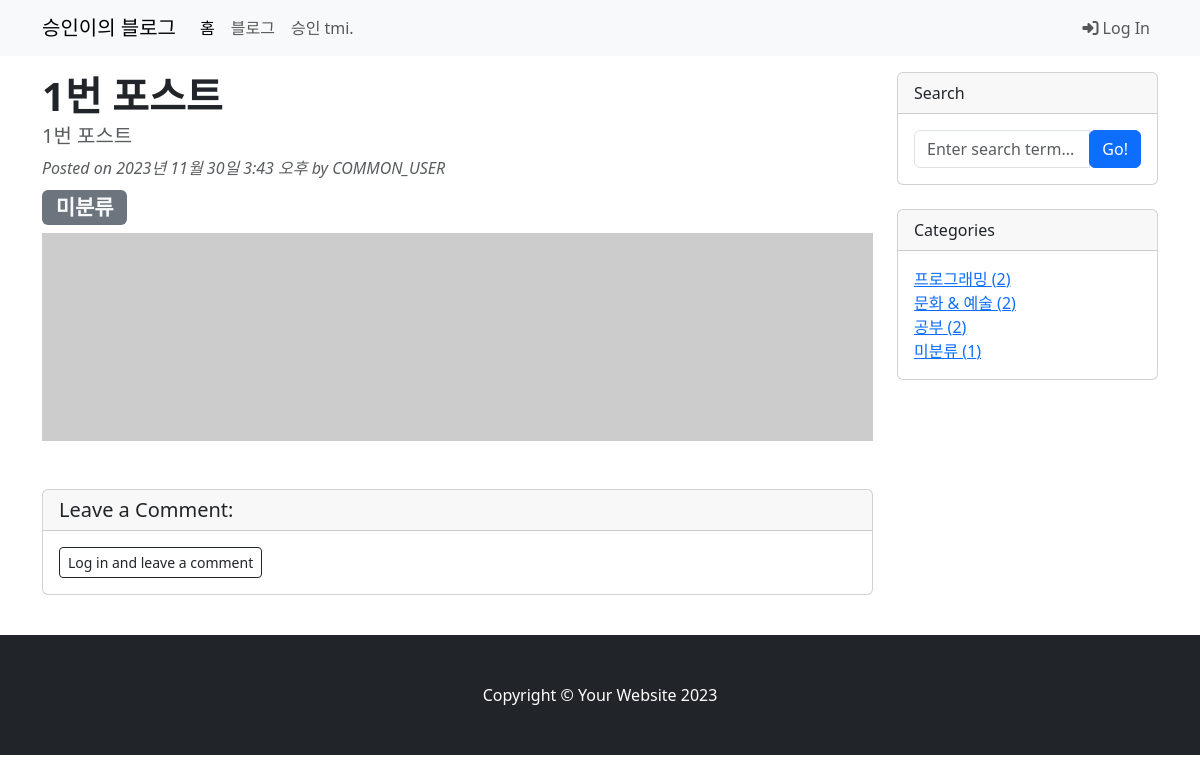
Page /blog/7/ on the earlier database version.
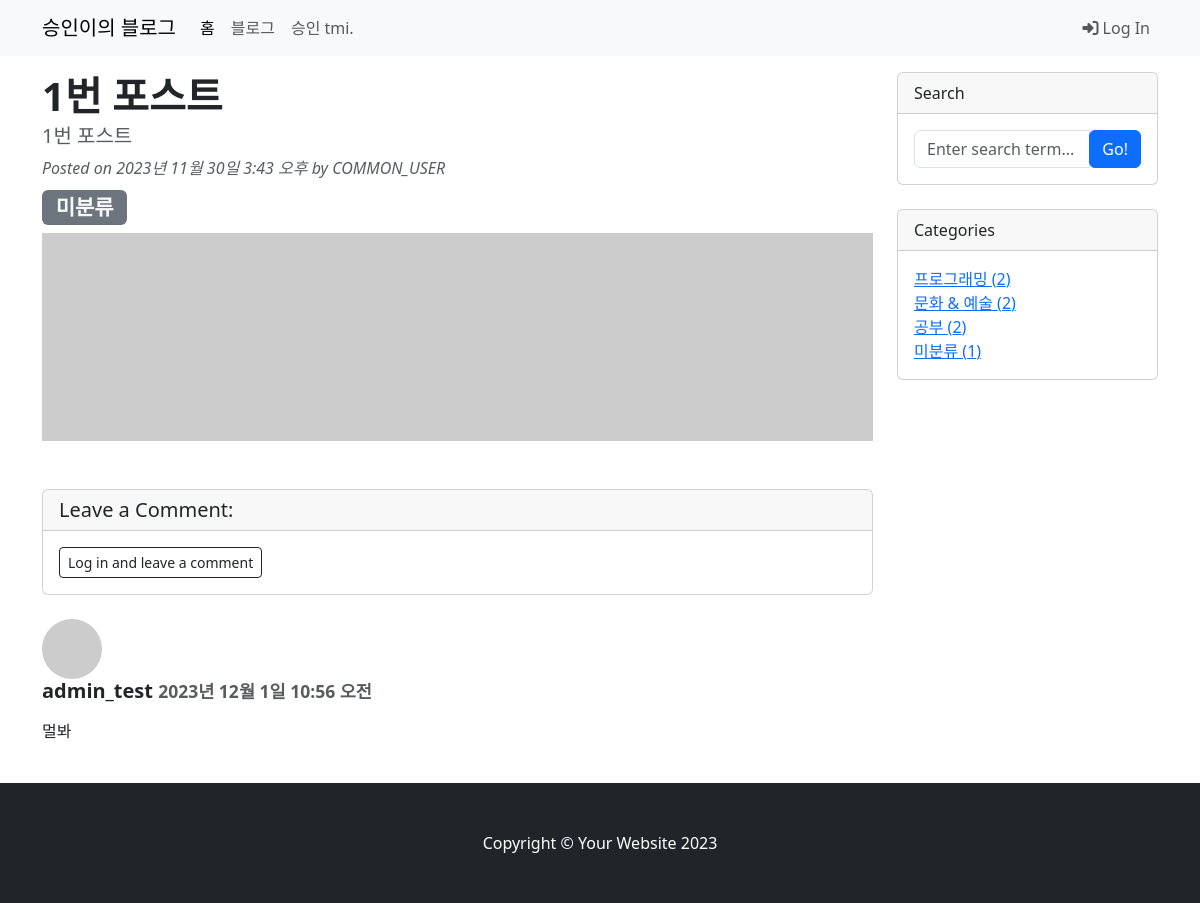
Same page on the later database version.
### blog/models.py (models this page shows, shortened)
class Category(models.Model):
    name = models.CharField(max_length=50, unique=True)
    slug = models.SlugField(max_length=200, unique=True, allow_unicode=True)
    def __str__(self):
        return self.name
    def get_absolute_url(self):
        return f"/blog/category/{self.slug}/"
    class Meta:
        verbose_name_plural = "Categories"

class Comment(models.Model):
    post = models.ForeignKey(Post, on_delete=models.CASCADE)
    author = models.ForeignKey(User, on_delete=models.CASCADE)
    content = models.TextField()
    created_at = models.DateTimeField(auto_now_add=True)
    modified_at = models.DateTimeField(auto_now=True)
    def get_avatar_url(self):
        if self.author.socialaccount_set.exists():
            return self.author.socialaccount_set.first().get_avatar_url()
        else:
            return "https://i.pravatar.cc/150?u={self.author.email}"

### blog/views.py (the view)
# urls.py: path("<int:pk>/", views.PostDetail.as_view()),
class PostDetail(DetailView):
    model = Post
    def get_context_data(self, **kwargs):
        context = super(PostDetail, self).get_context_data()
        context["categories"] = Category.objects.all()
        context["no_category_post_count"] = Post.objects.filter(category=None).count()
        context["comment_form"] = CommentForm
        return context

### blog/models.py (called while the page is built)
    def get_content_markdown(self):
        return markdown(self.content)

### blog/templates/blog/post_detail.html (shortened to what this page needs)
{% extends 'blog/base.html' %}
{% load crispy_forms_tags %}
{% block main_area %}
  <div id="post-area">
    <h1 class="fw-bolder mb-1">{{ post.title }}</h1>
    <h5 class="text-muted">{{ post.hook_text }}</h5>
    <div class="text-muted fst-italic mb-2">Posted on
      {{ post.created_at }}
      by
      {{ post.author | upper }}</a>
  </div>
  {% if post.category %}
    <h3>
      <span class="badge bg-secondary text-decoration-none link-light">{{ post.category }}</span></h3>
  {% else %}
    <h3>
      <span class="badge bg-secondary text-decoration-none link-light">미분류</span></h3>
  {% endif %}
  <figure class="mb-4">
    {% if post.head_image %}
      <img class="card-img-top" src="{{ post.head_image.url }}" alt=""/>
    {% else %}
      <img class="card-img-top" src="https://picsum.photos/seed/{{ post.id }}/800/200" alt="random_image">
    {% endif %}
  </figure>
</div>
<div id="comment-area">
  <div class="card my-4">
    <h5 class="card-header">Leave a Comment:</h5>
    <div class="card-body">
      {% if user.is_authenticated %}
        <form id="comment-form" method="POST" action="{{ post.get_absolute_url }}new_comment/">
          {% csrf_token %}
          <div class="form-group">
            {{ comment_form | crispy }}
          </div>
          <button type="submit" class="btn btn-primary float-end">Submit</button>
        </form>
      {% else %}
        <a role="button" class="btn btn-outline-dark btn-block btn-sm" href="#" data-bs-toggle="modal" data-bs-target="#loginModal">Log in and leave a comment</a>
      {% endif %}
    </div>
  </div>
  <div>
    {% if post.comment_set.exists %}
      {% for comment in post.comment_set.iterator %}
        <div class="media mb-4" id="comment-{{ comment.pk }}">
          <img class="d-flex mr-3 rounded-circle" src="{{ comment.get_avatar_url }}" alt="{{ comment.author }}" width="60px">
          <div class="media-body">
            <h5 class="fw-bold">{{ comment.author.username }}
              <small class="text-muted">{{comment.created_at }}</small>
            </h5>
            <p>{{ comment.content | linebreaks }}</p>
          </div>
        </div>
      {% endfor %}
    {% endif %}
  </div>
</div>
{% endblock %}

### blog/templates/blog/base.html (shortened to what this page needs)
<!DOCTYPE html>
{% load static %}
<html>
  <head>
    <link rel="stylesheet" href="{% static 'blog/bootstrap/bootstrap.min.css' %}" media="screen">
  </head>
  <body>
    {% include 'blog/navbar.html' %}
    <div class="container my-3">
      <div class="row">
        <div class="col-md-8 col-lg-9" id="main-area">
          {% block main_area %}{% endblock %}
        </div>
        <div class="col-md-4 col-lg-3">
          <div class="card mb-4">
            <div class="card-header">Search</div>
            <div class="card-body">
              <div class="input-group">
                <input class="form-control" type="text" placeholder="Enter search term..." id="search-input">
                <span class="input-group-btn">
                  <button class="btn btn-primary" id="button-search" type="button" onclick="searchPost();">Go!</button>
                </span>
              </div>
            </div>
          </div>
          <div class="card mb-4" id="categories-card">
            <div class="card-header">Categories</div>
            <div class="card-body">
              <div class="row">
                <ul class="list-unstyled mb-0">
                  {% for category in categories %}
                    <li>
                      <a href="{{ category.get_absolute_url }}">
                        {{ category }}
                        ({{category.post_set.count }})
                      </a>
                    </li>
                  {% endfor %}
                  <li>
                    <a href="/blog/category/no_category/">미분류 ({{ no_category_post_count }})</a>
                  </li>
                </ul>
              </div>
            </div>
          </div>
        </div>
      </div>
    </div>
  {% include 'blog/footer.html' %}
</body>
</html>

Differences in the rows shown:
added Comment: author.username "admin_test", created_at "2023년 12월 1일 10:56 오전", content "멀봐"
